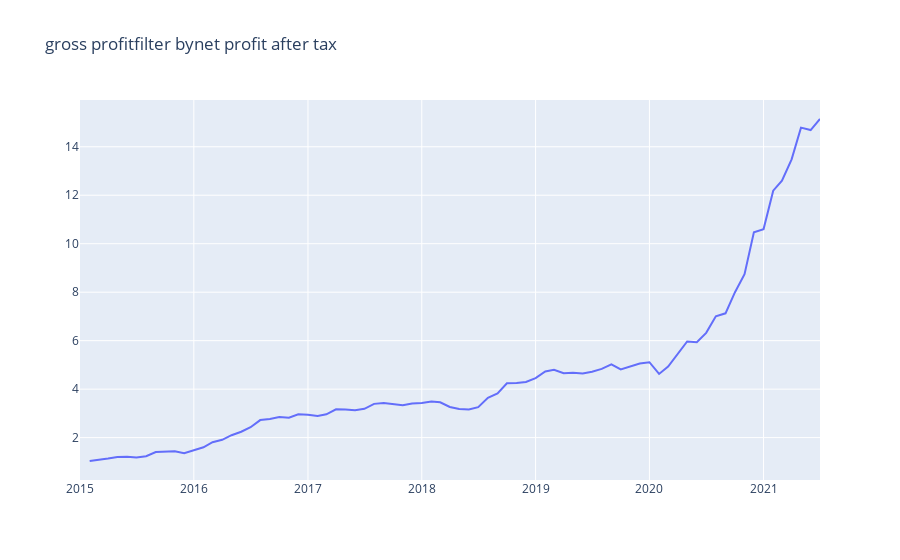
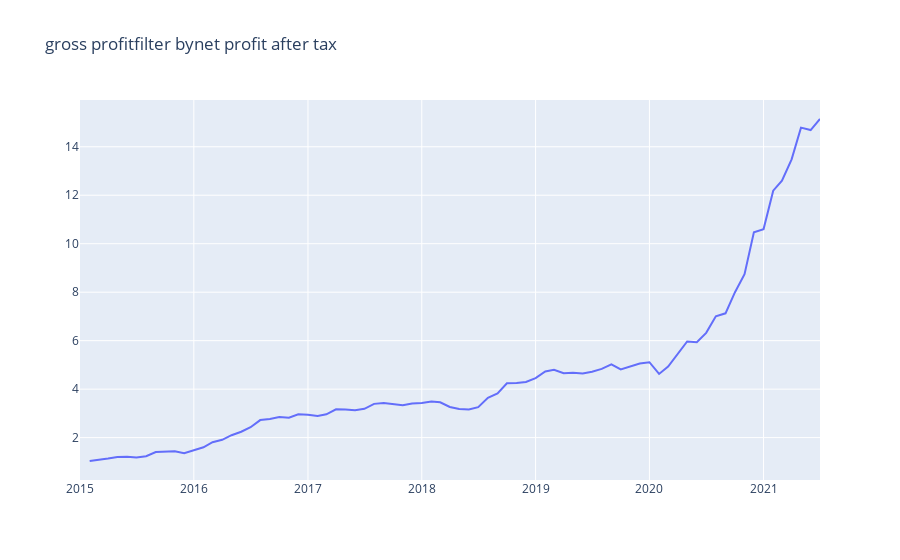

Here is the notebook cell these charts were saved with, in order:
### Code cell
a=fwd_test_delay_buy(strategy_name= 'gross profit', start_date= '2015-01-01', end_date='2021-07-31', pct_stock= 0.1, lag=4, universe= hose_stocks,delay=15, growth_filter=True)
